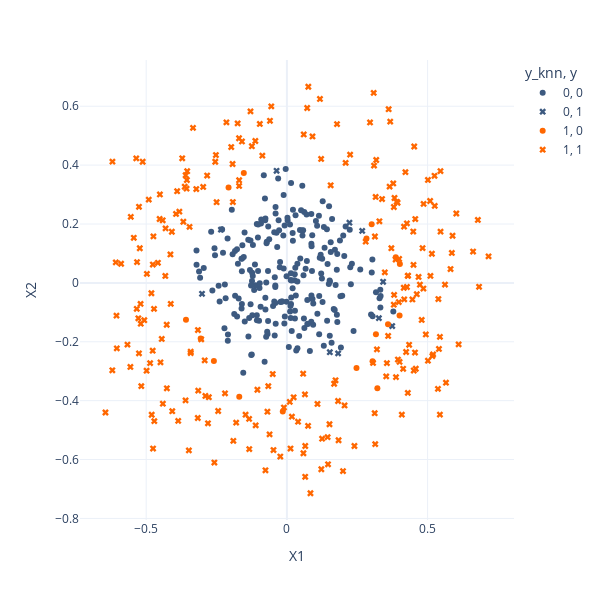

The notebook cell saved with this chart:
### Code cell
px.scatter(data_frame=train,
           x="X1",
           y="X2",
           color="y_knn",
           symbol="y",
           color_discrete_sequence=["#3d5a80", "#ff6700"],
           symbol_sequence=["circle", "x"],
           height=600,
           width=600,
           template="plotly_white")

### Figure 1 — Plotly figure (JSON) as saved in the notebook; plotly's stock layout.template omitted (floating-point values rounded to 4 significant figures; data arrays with more than 128 entries replaced by an {"elided": "..."} marker saying what was removed)
{"data": [{"hovertemplate": "y_knn=0<br>y=0<br>X1=%{x}<br>X2=%{y}<extra></extra>", "legendgroup": "0, 0", "marker": {"color": "#3d5a80", "symbol": "circle"}, "mode": "markers", "name": "0, 0", "orientation": "v", "showlegend": true, "type": "scatter", "x": {"elided": "233 float values"}, "xaxis": "x", "y": {"elided": "233 float values"}, "yaxis": "y"}, {"hovertemplate": "y_knn=0<br>y=1<br>X1=%{x}<br>X2=%{y}<extra></extra>", "legendgroup": "0, 1", "marker": {"color": "#3d5a80", "symbol": "x"}, "mode": "markers", "name": "0, 1", "orientation": "v", "showlegend": true, "type": "scatter", "x": [-0.3016, 0.182, 0.1525, 0.2676, 0.3742, -0.03672, 0.2222, 0.3268, 0.3418, -0.2344], "xaxis": "x", "y": [-0.03711, -0.2395, -0.2355, 0.1766, -0.1467, 0.3807, 0.2043, -0.1198, 0.003652, 0.1809], "yaxis": "y"}, {"hovertemplate": "y_knn=1<br>y=0<br>X1=%{x}<br>X2=%{y}<extra></extra>", "legendgroup": "1, 0", "marker": {"color": "#ff6700", "symbol": "circle"}, "mode": "markers", "name": "1, 0", "orientation": "v", "showlegend": true, "type": "scatter", "x": [-0.2594, 0.4014, 0.2473, 0.3012, 0.3592, 0.3163, -0.01465, 0.3214, -0.3586, -0.1532, -0.2073, 0.2828, 0.3867, -0.1693, 0.3044, -0.3063, 0.4003], "xaxis": "x", "y": [-0.2653, 0.06451, -0.2893, 0.1994, -0.1401, -0.1748, -0.4371, -0.3579, -0.1252, 0.3736, 0.3239, 0.1504, 0.0872, -0.3866, -0.2664, -0.1886, -0.1105], "yaxis": "y"}, {"hovertemplate": "y_knn=1<br>y=1<br>X1=%{x}<br>X2=%{y}<extra></extra>", "legendgroup": "1, 1", "marker": {"color": "#ff6700", "symbol": "x"}, "mode": "markers", "name": "1, 1", "orientation": "v", "showlegend": true, "type": "scatter", "x": {"elided": "240 float values"}, "xaxis": "x", "y": {"elided": "240 float values"}, "yaxis": "y"}], "layout": {"height": 600, "legend": {"title": {"text": "y_knn, y"}, "tracegroupgap": 0}, "margin": {"t": 60}, "width": 600, "xaxis": {"anchor": "y", "domain": [0, 1], "title": {"text": "X1"}}, "yaxis": {"anchor": "x", "domain": [0, 1], "title": {"text": "X2"}}}}
